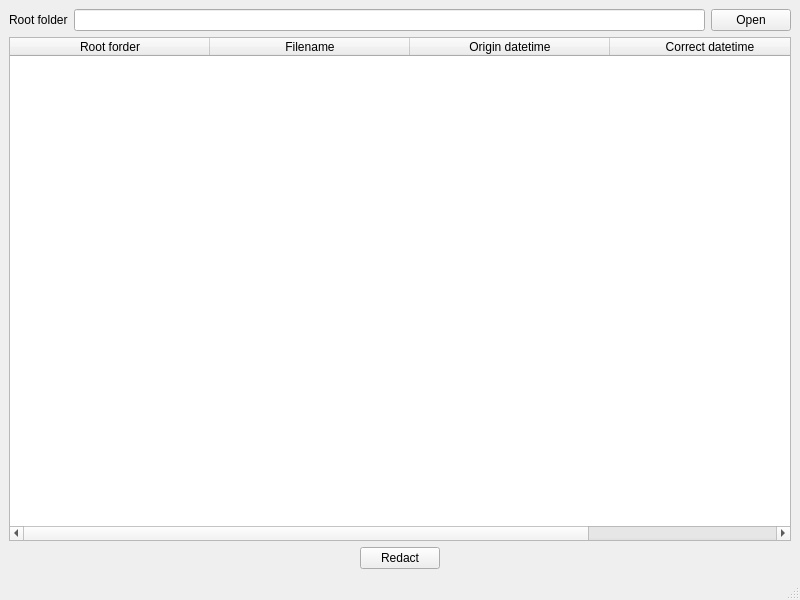
<?xml version="1.0" encoding="UTF-8"?>
<ui version="4.0">
 <class>MainWindow</class>
 <widget class="QMainWindow" name="MainWindow">
  <property name="geometry">
   <rect>
    <x>0</x>
    <y>0</y>
    <width>800</width>
    <height>600</height>
   </rect>
  </property>
  <property name="windowTitle">
   <string>MainWindow</string>
  </property>
  <widget class="QWidget" name="centralwidget">
   <layout class="QVBoxLayout" name="verticalLayout">
    <item>
     <layout class="QHBoxLayout" name="horizontalLayout">
      <item>
       <widget class="QLabel" name="label">
        <property name="text">
         <string>Root folder</string>
        </property>
       </widget>
      </item>
      <item>
       <widget class="QLineEdit" name="eRoot"/>
      </item>
      <item>
       <widget class="QPushButton" name="bOpen">
        <property name="text">
         <string>Open</string>
        </property>
       </widget>
      </item>
     </layout>
    </item>
    <item>
     <widget class="QTableWidget" name="tGrid">
      <attribute name="horizontalHeaderDefaultSectionSize">
       <number>200</number>
      </attribute>
      <column>
       <property name="text">
        <string>Root forder</string>
       </property>
      </column>
      <column>
       <property name="text">
        <string>Filename</string>
       </property>
      </column>
      <column>
       <property name="text">
        <string>Origin datetime</string>
       </property>
      </column>
      <column>
       <property name="text">
        <string>Correct datetime</string>
       </property>
      </column>
     </widget>
    </item>
    <item>
     <layout class="QHBoxLayout" name="horizontalLayout_2">
      <item>
       <spacer name="horizontalSpacer">
        <property name="orientation">
         <enum>Qt::Horizontal</enum>
        </property>
        <property name="sizeHint" stdset="0">
         <size>
          <width>40</width>
          <height>20</height>
         </size>
        </property>
       </spacer>
      </item>
      <item>
       <widget class="QPushButton" name="bRedact">
        <property name="text">
         <string>Redact</string>
        </property>
       </widget>
      </item>
      <item>
       <spacer name="horizontalSpacer_2">
        <property name="orientation">
         <enum>Qt::Horizontal</enum>
        </property>
        <property name="sizeHint" stdset="0">
         <size>
          <width>40</width>
          <height>20</height>
         </size>
        </property>
       </spacer>
      </item>
     </layout>
    </item>
   </layout>
  </widget>
  <widget class="QMenuBar" name="menubar">
   <property name="geometry">
    <rect>
     <x>0</x>
     <y>0</y>
     <width>800</width>
     <height>22</height>
    </rect>
   </property>
  </widget>
  <widget class="QStatusBar" name="statusbar"/>
 </widget>
 <resources/>
 <connections/>
</ui>
